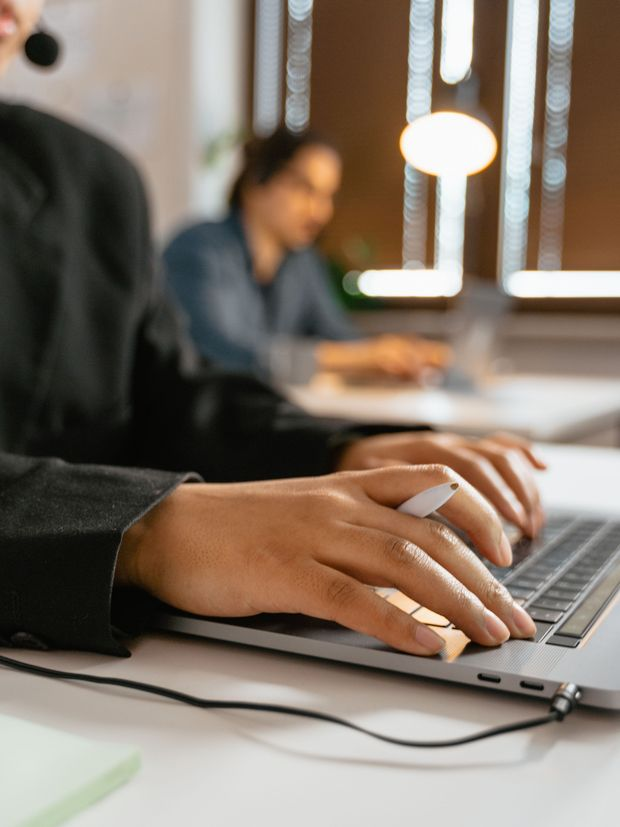
#> input picture assets/usecase-callcenter.jpg, 620 x 827 px, found by its file name
$ python optimize_images.py
#> lines starting #> are read from the running program, lines starting #| are printed output that depends on the picture
#!/usr/bin/env python3
"""
optimize_images.py - Compress the Cynea landing-page imagery.

Strategy
--------
Every photo on index.html is rendered through `object-fit: cover` with the
default `object-position: 50% 50%`, i.e. the browser already centre-crops the
source down to the box the CSS gives it and throws the rest away. So we can
centre-crop to that same aspect ratio on disk and lose *nothing* visually,
then resize to 2x the largest CSS box the element ever occupies (retina).

Each image is encoded to WebP at q=80 and, if it lands over its byte budget,
the quality is stepped down until it fits. A same-size JPEG is emitted next to
it as the <picture> fallback for browsers without WebP.

Usage:  python optimize_images.py [--dry-run]
"""

from __future__ import annotations

import argparse
import os
import shutil
import sys
from dataclasses import dataclass, field

try:
    from PIL import Image, ImageOps
except ImportError:
    sys.exit("Pillow is required:  pip install Pillow")

ASSETS = os.path.join(os.path.dirname(os.path.abspath(__file__)), "assets")
# Full-resolution masters live here. Several outputs share a name with their
# source (avatar-maya.jpg -> avatar-maya.jpg), so encoding in place would
# clobber the master and make a second run recompress its own output. We stash
# the masters once and always read from the stash, which keeps this idempotent.
ORIGINALS = os.path.join(ASSETS, "_originals")

# Quality ladder: start at the requested 80 and back off only if over budget.
QUALITY_LADDER = [80, 76, 72, 68, 64, 60, 56, 52]


@dataclass
class Spec:
    """One source image and the box it actually renders into."""

    src: str  # filename inside assets/
    out: str  # output basename (no extension)
    box: tuple[int, int]  # target pixel size = 2x the largest CSS box
    budget_kb: int  # WebP size budget
    note: str = ""
    cover: bool = True  # True => CSS uses object-fit:cover, safe to centre-crop
    _results: dict = field(default_factory=dict, repr=False)


# ---------------------------------------------------------------------------
# Display-size analysis (CSS px at the widest breakpoint each element reaches)
#
#   .hl-photo    aspect-ratio 16/9, full wrap width -> 1152x648, 2x-ish at 1600
#   .stmt-tile   aspect-ratio 14/9, clamps to 190px wide -> 560 covers 2x
#   .slide-card  img max-width:1100px, natural 3:2 -> master's native 1500 is
#                the ceiling and keeps dashboard text readable
#   .pill-orb    38px thumbnails -> 240px square is ample at 3x
# ---------------------------------------------------------------------------

SPECS: list[Spec] = [
    # --- Highlights: one full-bleed landscape banner ----------------------
    Spec("usecase-callcenter.jpg", "hl-callcenter", (1600, 900), 170, "highlights banner 16/9"),
    # --- Statement banner 2: small warm tile set between the words --------
    Spec("usecase-hotel.jpg", "tile-hotel", (560, 360), 60, "statement tile 14/9"),
    # --- Product screenshots: shown at 1100px, must stay readable ---------
    Spec("shot-agents.png", "shot-agents", (1500, 0), 110, "carousel slide", cover=False),
    Spec("shot-dashboard.png", "shot-dashboard", (1500, 0), 110, "carousel slide", cover=False),
    # --- Agent avatars: small square thumbnails ---------------------------
    Spec("avatar-kwame.jpg", "avatar-kwame", (240, 240), 22, "square thumb"),
    Spec("avatar-kofi.jpg", "avatar-kofi", (240, 240), 22, "square thumb"),
    Spec("amina .jpg", "avatar-amina", (240, 240), 22, "square thumb (renamed)"),
    Spec("avatar-maya.jpg", "avatar-maya", (240, 240), 22, "square thumb"),
    # --- Remaining industry photos: kept for FAQ / future sections --------
    Spec("usecase-banking.jpg", "tile-banking", (560, 360), 60, "industry tile"),
    Spec("usecase-restaurant.jpg", "tile-restaurant", (560, 360), 60, "industry tile"),
    Spec("usecase-clinic.jpg", "tile-clinic", (560, 360), 60, "industry tile"),
]


def prepare(img: Image.Image, spec: Spec) -> Image.Image:
    """Centre-crop to the rendered aspect ratio, then downscale to the box."""
    img = ImageOps.exif_transpose(img)  # honour camera orientation before cropping
    if img.mode != "RGB":
        img = img.convert("RGB")

    tw, th = spec.box

    if not spec.cover:
        # Rendered at natural aspect ratio (width:100%; height:auto) - width only.
        if img.width <= tw:
            return img
        th = round(img.height * tw / img.width)
        return img.resize((tw, th), Image.LANCZOS)

    # object-fit:cover -> the browser centre-crops to `box` anyway. Do it here.
    # ImageOps.fit crops to the target aspect around the centre, then resizes.
    tw = min(tw, img.width)
    th = max(1, round(tw * spec.box[1] / spec.box[0]))
    return ImageOps.fit(img, (tw, th), method=Image.LANCZOS, centering=(0.5, 0.5))


def encode(img: Image.Image, path: str, fmt: str, budget_kb: int) -> tuple[int, int]:
    """Write `img` stepping quality down until it fits the budget. -> (kb, q)."""
    last = (0, 0)
    for q in QUALITY_LADDER:
        if fmt == "webp":
            img.save(path, "WEBP", quality=q, method=6)
        else:
            img.save(path, "JPEG", quality=q, optimize=True, progressive=True)
        kb = os.path.getsize(path) // 1024
        last = (kb, q)
        if kb <= budget_kb:
            return last
    return last  # ladder exhausted; keep the smallest we managed


def master_for(spec: Spec, dry_run: bool) -> str | None:
    """Return the path to the full-res master, stashing it on first run."""
    stashed = os.path.join(ORIGINALS, spec.src)
    if os.path.exists(stashed):
        return stashed

    live = os.path.join(ASSETS, spec.src)
    if not os.path.exists(live):
        return None
    if dry_run:
        return live

    os.makedirs(ORIGINALS, exist_ok=True)
    shutil.move(live, stashed)
    return stashed


def main() -> int:
    ap = argparse.ArgumentParser()
    ap.add_argument("--dry-run", action="store_true", help="report only, write nothing")
    args = ap.parse_args()

    print(f"{'image':<24}{'before':>10}{'after':>10}{'q':>4}  {'dimensions':<13} saved")
    print("-" * 78)

    before_total = after_total = 0
    over_budget: list[str] = []
    missing: list[str] = []

    for spec in SPECS:
        src_path = master_for(spec, args.dry_run)
        if src_path is None:
            missing.append(spec.src)
            continue

        before_kb = os.path.getsize(src_path) // 1024
        before_total += before_kb

        with Image.open(src_path) as im:
#> im is the input picture: PIL image 620x827 RGB; mean R, G, B 131.9, 118.3, 106
            out = prepare(im, spec)
#> in prepare, `return ImageOps.fit(img, (tw, th), method=Image.LANCZOS, centering=(0...`:
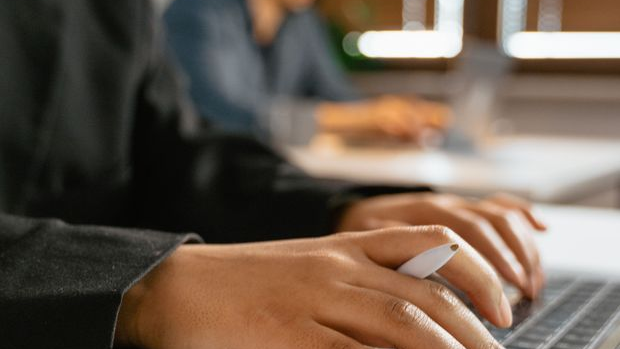
#> returned value: PIL image 620x349 RGB; mean R, G, B 109.5, 93.5, 79.9

        if args.dry_run:
            print(f"{spec.out:<24}{before_kb:>8} KB{'  (dry)':>10}     {out.width}x{out.height}")
            continue

        webp_path = os.path.join(ASSETS, spec.out + ".webp")
        jpg_path = os.path.join(ASSETS, spec.out + ".jpg")

        webp_kb, q = encode(out, webp_path, "webp", spec.budget_kb)
#> webp_kb = 10; q = 80
        # <picture> fallback for browsers without WebP; a little more slack.
        encode(out, jpg_path, "jpeg", int(spec.budget_kb * 1.6))

        after_total += webp_kb
#> after_total = 10
        saved = 100 - round(webp_kb / before_kb * 100) if before_kb else 0
#> saved = 80
        flag = "" if webp_kb <= spec.budget_kb else "  << OVER BUDGET"
#> flag = ''
        if flag:
            over_budget.append(f"{spec.out}: {webp_kb} KB > {spec.budget_kb} KB")
        dims = f"{out.width}x{out.height}"
#> dims = '620x349'
        print(f"{spec.out:<24}{before_kb:>8} KB{webp_kb:>8} KB{q:>4}  {dims:<13} -{saved}%{flag}")
#| hl-callcenter                 50 KB      10 KB  80  620x349       -80%
#> pass 2 of the loop in main, `for spec in SPECS:`:
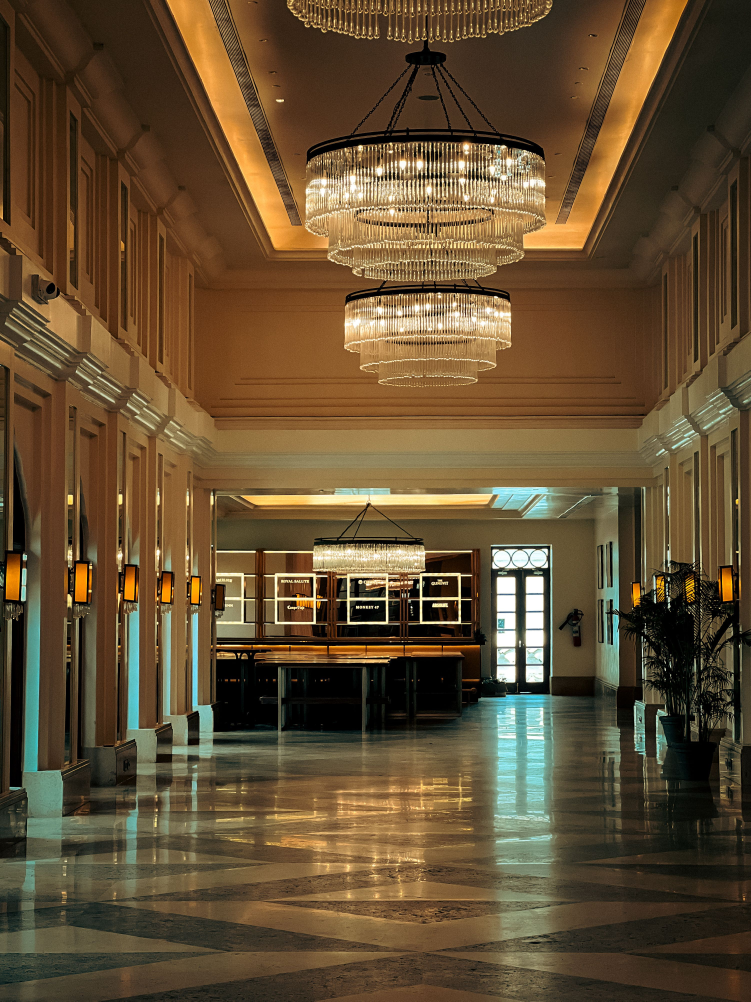
#> input picture assets/usecase-hotel.jpg, 3004 x 4006 px, found by its file name (shown at 1/4 size)
#> in main, im is the input picture: PIL image 3004x4006 RGB; mean R, G, B 98.3, 78.1, 50.2
#> in prepare (call 2), `return ImageOps.fit(img, (tw, th), method=Image.LANCZOS, centering=(0...`:
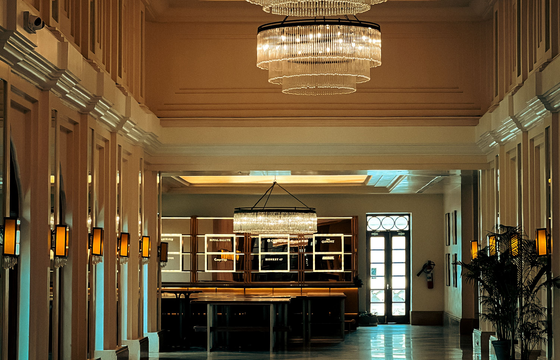
#> returned value: PIL image 560x360 RGB; mean R, G, B 103.5, 82.4, 52.9
#> webp_kb = 31
#> after_total = 41
#> saved = 99
#| tile-hotel                  2130 KB      31 KB  80  560x360       -99%

    if args.dry_run:
        return 0

    print("-" * 78)
    pct = 100 - round(after_total / before_total * 100) if before_total else 0
    print(f"{'TOTAL':<24}{before_total:>8} KB{after_total:>8} KB        "
          f"        -{pct}%  ({before_total / 1024:.1f} MB -> {after_total / 1024:.2f} MB)")

    if missing:
        print("\nMissing sources (skipped): " + ", ".join(missing))
    if over_budget:
        print("\nOver budget:")
        for line in over_budget:
            print("  - " + line)
        return 1
    return 0


if __name__ == "__main__":
    raise SystemExit(main())
#> (the program exits here)
